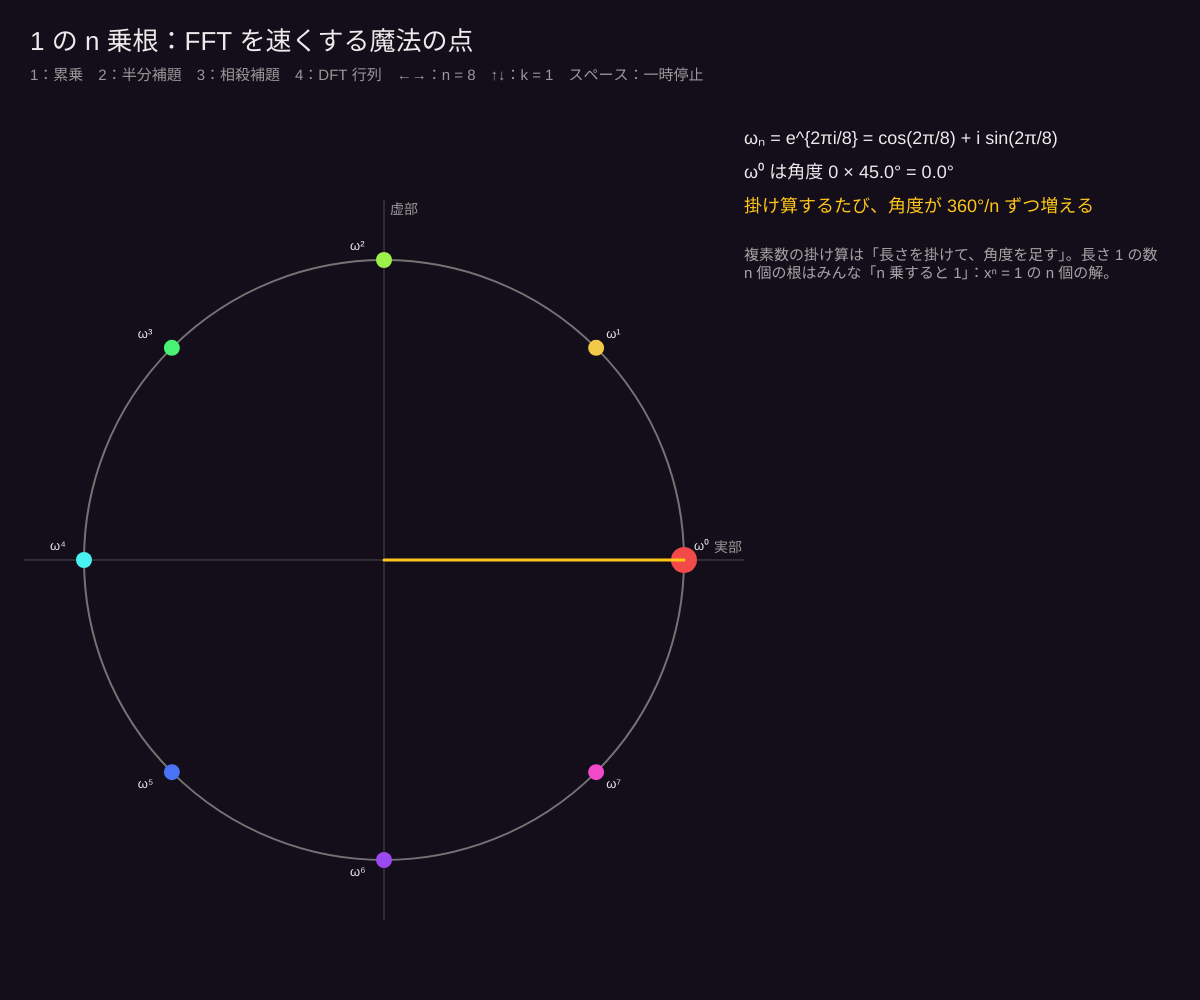
Frame 1 (no input)
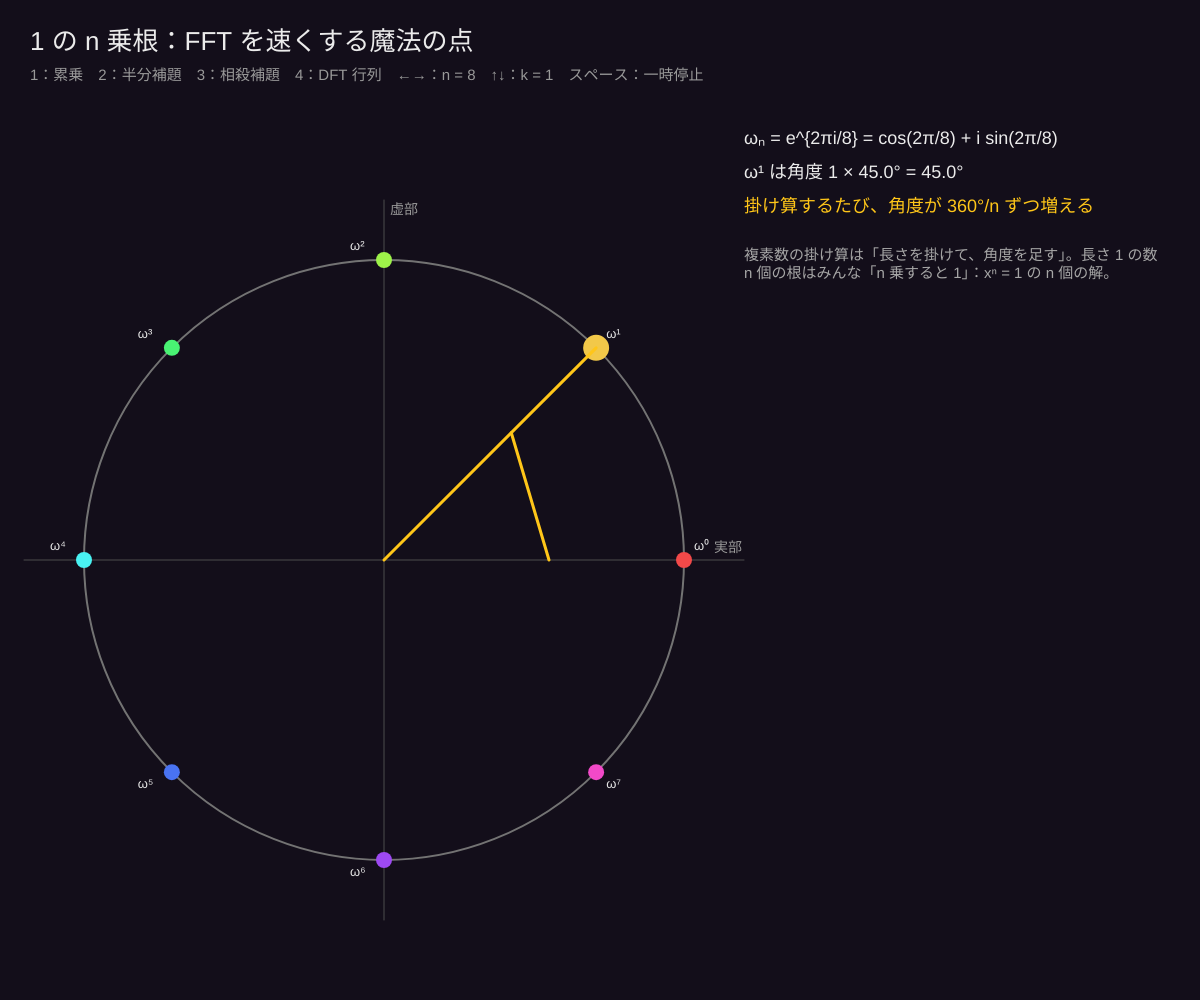
Frame 60 (no input)
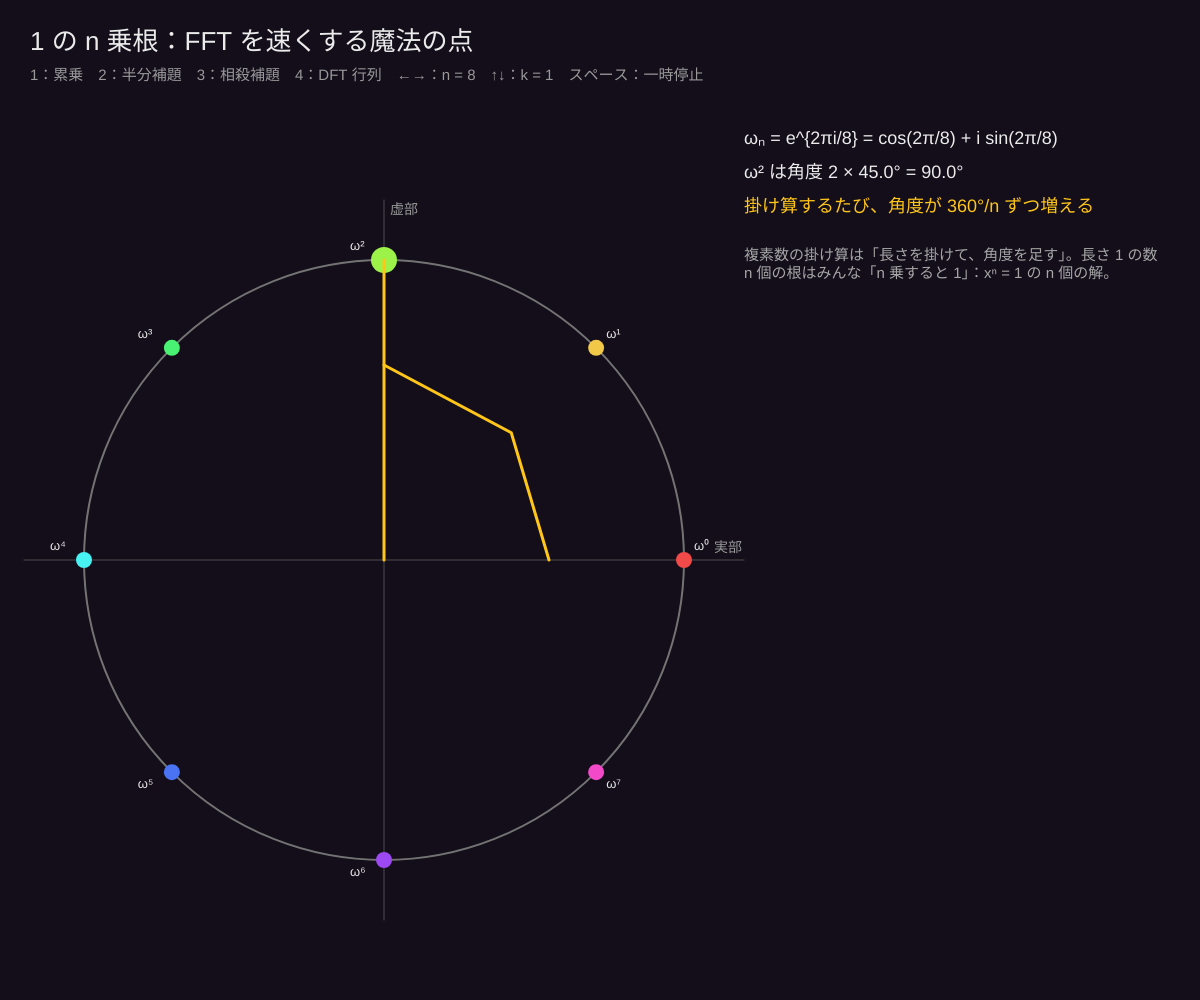
Frame 120 (the mouse pressed at the canvas centre since frame 60)

The p5.js sketch that drew these frames (run headless with seeded random() and noise() and a simulated clock; from frame 60 on, the mouse is pressed at the canvas centre):

// p5.js sketch
// ── sketch.js
// ============================================
// 07 1 の n 乗根：FFT を速くする魔法の点
// ωₙ = e^{2πi/n} は円を n 等分する点。n 乗すると 1 に戻る
// 1：累乗（掛け算 = 角度の足し算）  2：半分補題（2 乗すると n/2 乗根になる → 問題が半分に）
// 3：相殺補題（全部足すと 0）  4：DFT 行列（y = V a の V の中身）
// ←→：n を変える / ↑↓：k を変える / スペース：アニメの一時停止
// ============================================

let n = 8;          // ★ 最初の n（2 の累乗にすると半分補題がきれい）
let mode = 1, k = 1, t = 0, paused = false;

function setup() { createCanvas(windowWidth, windowHeight); textWrap(CHAR); colorMode(HSB, 360, 100, 100, 100); }

function draw() {
  background(265, 45, 10);
  if (!paused) t += 0.008;
  let cx = width * 0.32, cy = height * 0.56, rad = min(width * 0.25, height * 0.36);
  fill(0, 0, 92); noStroke(); textSize(26); textAlign(LEFT, BASELINE);
  text('1 の n 乗根：FFT を速くする魔法の点', 30, 50);
  textSize(15); fill(0, 0, 60);
  text(`1：累乗　2：半分補題　3：相殺補題　4：DFT 行列　←→：n = ${n}　↑↓：k = ${k}　スペース：${paused ? '再開' : '一時停止'}`, 30, 80);

  if (mode === 4) { dftMatrix(); return; }
  // 円と軸
  noFill(); stroke(0, 0, 30); strokeWeight(1); line(cx - rad * 1.2, cy, cx + rad * 1.2, cy); line(cx, cy - rad * 1.2, cx, cy + rad * 1.2);
  stroke(0, 0, 45); strokeWeight(2); circle(cx, cy, rad * 2);
  noStroke(); fill(0, 0, 60); textSize(14); text('実部', cx + rad * 1.2 - 30, cy - 8); text('虚部', cx + 6, cy - rad * 1.2 + 14);
  let P = (ang, r = rad) => [cx + cos(ang) * r, cy - sin(ang) * r];

  let side = width * 0.62, yy = 130;
  textAlign(LEFT, TOP); textSize(18);
  if (mode === 1) {
    let kk = floor(t * 3) % (n + 1);
    for (let j = 0; j < n; j++) { let [x, y] = P((TWO_PI * j) / n); fill((j * 360) / n, 70, 95); circle(x, y, j === kk % n ? 26 : 16); fill(0, 0, 90); textSize(13); text('ω' + sup(j), x + (x > cx ? 10 : -34), y + (y > cy ? 6 : -20)); }
    stroke(45, 90, 100); strokeWeight(3); noFill();
    beginShape(); for (let j = 0; j <= kk; j++) { let [x, y] = P((TWO_PI * j) / n, rad * (0.55 + 0.4 * (j / n))); vertex(x, y); } endShape();
    let [ex, ey] = P((TWO_PI * kk) / n); stroke(45, 90, 100); line(cx, cy, ex, ey);
    noStroke(); fill(0, 0, 92); textSize(18);
    text(`ωₙ = e^{2πi/${n}} = cos(2π/${n}) + i sin(2π/${n})`, side, yy); yy += 34;
    text(`ω${sup(kk)} は角度 ${kk} × ${(360 / n).toFixed(1)}° = ${((kk * 360) / n).toFixed(1)}°`, side, yy); yy += 34;
    fill(45, 90, 100); text(kk === n ? `ω${sup(n)} = 1：一周して戻る！` : '掛け算するたび、角度が 360°/n ずつ増える', side, yy); yy += 50;
    fill(0, 0, 65); textSize(15);
    text('複素数の掛け算は「長さを掛けて、角度を足す」。長さ 1 の数を掛けると回転だけ。\nn 個の根はみんな「n 乗すると 1」：xⁿ = 1 の n 個の解。', side, yy, width - side - 30);
  }
  if (mode === 2) {
    let s = constrain((sin(t * 2) + 1) / 2 * 1.3 - 0.15, 0, 1); // 0：もとの根 → 1：2 乗した根
    for (let j = 0; j < n; j++) {
      let a0 = (TWO_PI * j) / n, ang = a0 * (1 + s);
      let [x, y] = P(ang);
      fill(((j % (n / 2 || 1)) * 360) / max(1, n / 2), 70, 95, 85); noStroke(); circle(x, y, 20 - (j >= n / 2 ? 6 : 0));
    }
    fill(0, 0, 92); textSize(18);
    text(`n = ${n} 個の根を 2 乗すると…`, side, yy); yy += 34;
    fill(45, 90, 100); text(`${n / 2} 個の「${n / 2} 乗根」に重なる（同じ色が合体）`, side, yy); yy += 34;
    fill(0, 0, 92); text(`(ω${sup(1)}ₙ)² の角度は 2 倍 → ω_(n/2) と同じ`, side, yy); yy += 34;
    text(`ω${sup(1)} と ω${sup(1 + n / 2)} は 180° ちがい → 2 乗すると同じ点`, side, yy); yy += 50;
    fill(0, 0, 65); textSize(15);
    text('半分補題：(ωₙᵏ⁺ⁿ/²)² = (ωₙᵏ)²。\nFFT では偶数番目の係数 A⁰ と奇数番目 A¹ に分けて A(x) = A⁰(x²) + x·A¹(x²)。\nx² の候補が n/2 個に減るので、同じ形の問題（サイズ半分）を 2 つ解けばよい → T(n) = 2T(n/2) + Θ(n) = Θ(n log n)', side, yy, width - side - 30);
  }
  if (mode === 3) {
    // Σ_j (ω^k)^j を矢印の継ぎ足しで描く
    let L = rad * 0.9 / max(2, n / 3), x = width * 0.32 - L, y = cy + rad * 0.3, show = min(n, floor(t * 4) % (n + 6));
    let sumx = 0, sumy = 0;
    for (let j = 0; j < show; j++) {
      let ang = (TWO_PI * k * j) / n, nx = x + cos(ang) * L, ny = y - sin(ang) * L;
      stroke((j * 360) / n, 70, 95); strokeWeight(3); line(x, y, nx, ny); noStroke(); fill((j * 360) / n, 70, 95); circle(nx, ny, 8);
      x = nx; y = ny; sumx += cos(ang); sumy += sin(ang);
    }
    fill(0, 0, 92); textSize(18); noStroke();
    text(`Σ (ωₙ^${k})ʲ   （j = 0 … ${n - 1}）`, side, yy); yy += 34;
    let isZero = k % n !== 0;
    fill(isZero ? color(150, 70, 90) : color(45, 90, 100));
    text(isZero ? `k = ${k} は n の倍数でない → 矢印が閉じて合計 0` : `k = ${k} は n の倍数 → 全部 1、合計 ${n}`, side, yy); yy += 34;
    fill(0, 0, 80); text(`いまの合計 ≈ ${sumx.toFixed(2)} + ${sumy.toFixed(2)}i`, side, yy); yy += 50;
    fill(0, 0, 65); textSize(15);
    text('相殺補題（総和補題）：k が n の倍数でなければ Σ ωₙ^{jk} = 0。\nこれがあるから逆 DFT が「ω を ω⁻¹ にして n で割る」だけで計算できる（V⁻¹ = V̄ / n）。\n↑↓ で k を変えて、閉じた多角形（星形）を見よう。', side, yy, width - side - 30);
  }
}

function dftMatrix() {
  let N = min(n, 32), cs = min((height - 170) / N, (width * 0.55) / N), ox = 40, oy = 110;
  for (let j = 0; j < N; j++) for (let kk = 0; kk < N; kk++) {
    let e = (j * kk) % N, ang = (TWO_PI * e) / N, x = ox + kk * cs, y = oy + j * cs;
    fill((e * 360) / N, 65, 85); noStroke(); rect(x, y, cs - 1, cs - 1);
    if (cs > 14) { stroke(0, 0, 10); strokeWeight(max(1, cs / 14)); line(x + cs / 2, y + cs / 2, x + cs / 2 + cos(ang) * cs * 0.38, y + cs / 2 - sin(ang) * cs * 0.38); }
  }
  let side = ox + N * cs + 40, w = width - side - 30;
  noStroke(); fill(0, 0, 92); textSize(18); textAlign(LEFT, TOP);
  text(`DFT 行列 V（${N}×${N}）`, side, 120);
  fill(0, 0, 70); textSize(15);
  text(`j 行 k 列 = ωₙ^{jk}。色と針が角度。\ny = V a の計算（DFT）は、そのままだと n² = ${N * N} 回の掛け算。\n\n行を見ると「速さ k で回る針」が並ぶ：シリーズ5の DFT と同じもの。\n\n偶数列と奇数列に分けると、上半分と下半分が同じ模様のくり返し（半分補題）→ FFT はこの重複を使って n log n = ${round(N * log(N) / log(2))} 回に減らす。\n\nV⁻¹ は ω を ω⁻¹（逆回り）にして n で割ったもの。`, side, 160, w);
}

function keyPressed() {
  if (key >= '1' && key <= '4') mode = int(key);
  if (key === RIGHT_ARROW) n = min(32, n + (mode === 2 ? n : 1));
  if (key === LEFT_ARROW) n = max(2, mode === 2 ? n / 2 : n - 1);
  if (mode === 2) n = pow(2, round(log(n) / log(2)));
  if (key === UP_ARROW) k++;
  if (key === DOWN_ARROW) k = max(0, k - 1);
  if (key === ' ') paused = !paused;
}
function sup(v) { return String(v).split('').map(c => '⁰¹²³⁴⁵⁶⁷⁸⁹'[c]).join(''); }
function windowResized() { resizeCanvas(windowWidth, windowHeight); }

// ---------- やってみよう ----------
// 1. 3 で n = 8, k = 2 → 4 角形を 2 周。k = 3 → 星形。k = 8 → まっすぐ伸びる（合計 8）
// 2. 2 で n = 16 → 8 → 4 … と半分にしていく。何回で 1 点になる？（log₂ n 回 = FFT の段数）
// 3. 4 の DFT 行列で、0 行目と 0 列目が全部同じ色（= 1）になる理由は？
